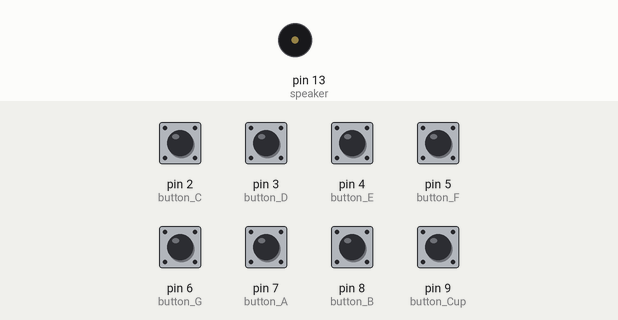
Simulated run of this sketch. Board: Arduino Uno, built with avr-gcc and run on an emulated ATmega328P. On the bench: buzzer (waves = sounding). Inputs (shaded band) come from the test bench; at power-on: pin 2 (button_C), pin 3 (button_D), pin 4 (button_E), pin 5 (button_F), pin 6 (button_G), pin 7 (button_A), pin 8 (button_B), pin 9 (button_Cup) LOW.

Above: at 1.2 s.
1.3 s: pin 2 (button_C) pulled HIGH for 0.15 s
At 1.43 s:
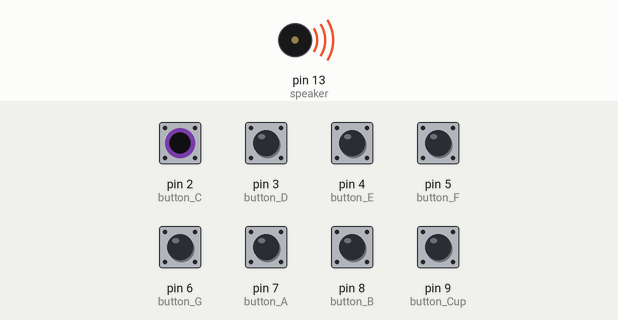
Timing chart, 0 to 4.3 s (numbered marks = the images above; inputs shaded):
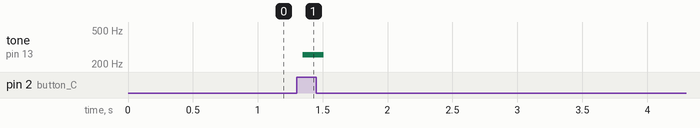

The sketch:

Piano.ino
```cpp
int button_C = 2;
int button_D = 3;
int button_E = 4;
int button_F = 5;
int button_G = 6;
int button_A = 7;
int button_B = 8;
int button_Cup = 9;

int speaker = 13;

int buttonstate_C = 0;
int buttonstate_D = 0;
int buttonstate_E = 0;
int buttonstate_F = 0;
int buttonstate_G = 0;
int buttonstate_A = 0;
int buttonstate_B = 0;
int buttonstate_Cup = 0;

//NOTES         'c'  , 'd',  'e',  'f',  'g', 'a',  'b',  'C'
int tones[] = { 1915, 1700, 1519, 1432, 1275, 1136, 1014, 956 }; //freq
int Cur_tone = 0;

void setup()
{

  pinMode(button_C, INPUT);
  pinMode(button_D, INPUT);
  pinMode(button_E, INPUT);
  pinMode(button_F, INPUT);
  pinMode(button_G, INPUT);
  pinMode(button_A, INPUT);
  pinMode(button_B, INPUT);
  pinMode(button_Cup, INPUT);

  pinMode(speaker, OUTPUT);

}

void loop()
{

  buttonstate_C = digitalRead(button_C);
  buttonstate_D = digitalRead(button_D);
  buttonstate_E = digitalRead(button_E);
  buttonstate_F = digitalRead(button_F);
  buttonstate_G = digitalRead(button_G);
  buttonstate_A = digitalRead(button_A);
  buttonstate_B = digitalRead(button_B);
  buttonstate_Cup = digitalRead(button_Cup);

  if((buttonstate_C == HIGH) || (buttonstate_E == HIGH) ||
    (buttonstate_G == HIGH) || (buttonstate_D == HIGH) ||
    (buttonstate_F == HIGH) || (buttonstate_A == HIGH) ||
    (buttonstate_B == HIGH) || (buttonstate_Cup == HIGH) )
  {
    if (buttonstate_C == HIGH)
      Cur_tone = tones[0];

    if (buttonstate_D == HIGH)
      Cur_tone = tones[1];

    if (buttonstate_E == HIGH)
      Cur_tone = tones[2];

    if (buttonstate_F == HIGH)
      Cur_tone = tones[3];

    if (buttonstate_G == HIGH)
      Cur_tone = tones[4];

    if (buttonstate_A == HIGH)
      Cur_tone = tones[5];

    if (buttonstate_B == HIGH)
      Cur_tone = tones[6];

    if (buttonstate_Cup == HIGH)
      Cur_tone = tones[7];

    digitalWrite(speaker, HIGH);
    delayMicroseconds(Cur_tone);
    digitalWrite(speaker, LOW);
    delayMicroseconds(Cur_tone);
  }
  else
    digitalWrite(speaker, LOW);

}
```

Measured:
- after the input at 1.3 s, tone on pin 13 (speaker): silent → 258 Hz after 0.05 s, → silent 0.16 s later
